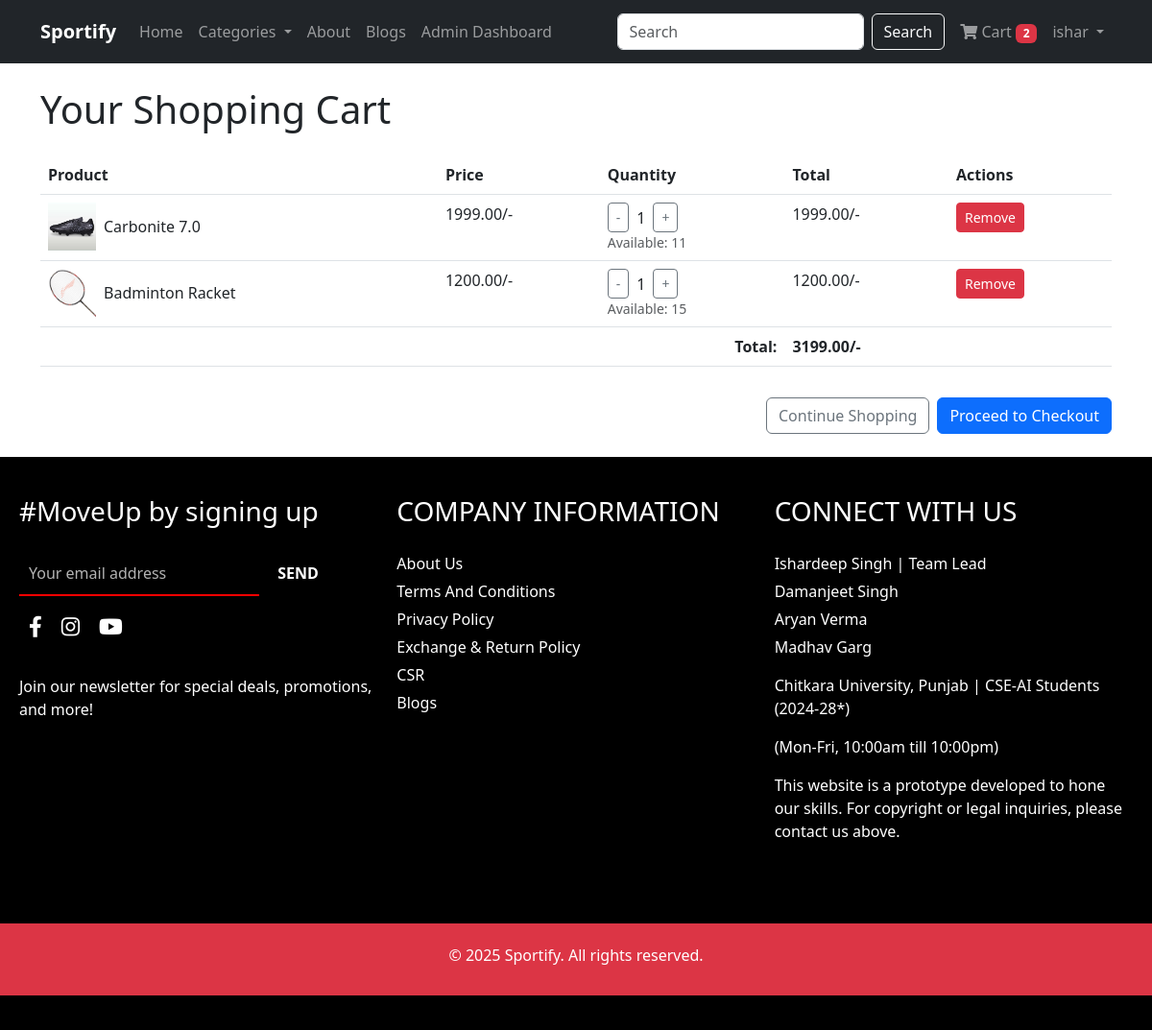
The page /cart/ (signed in) on the database as committed earlier.
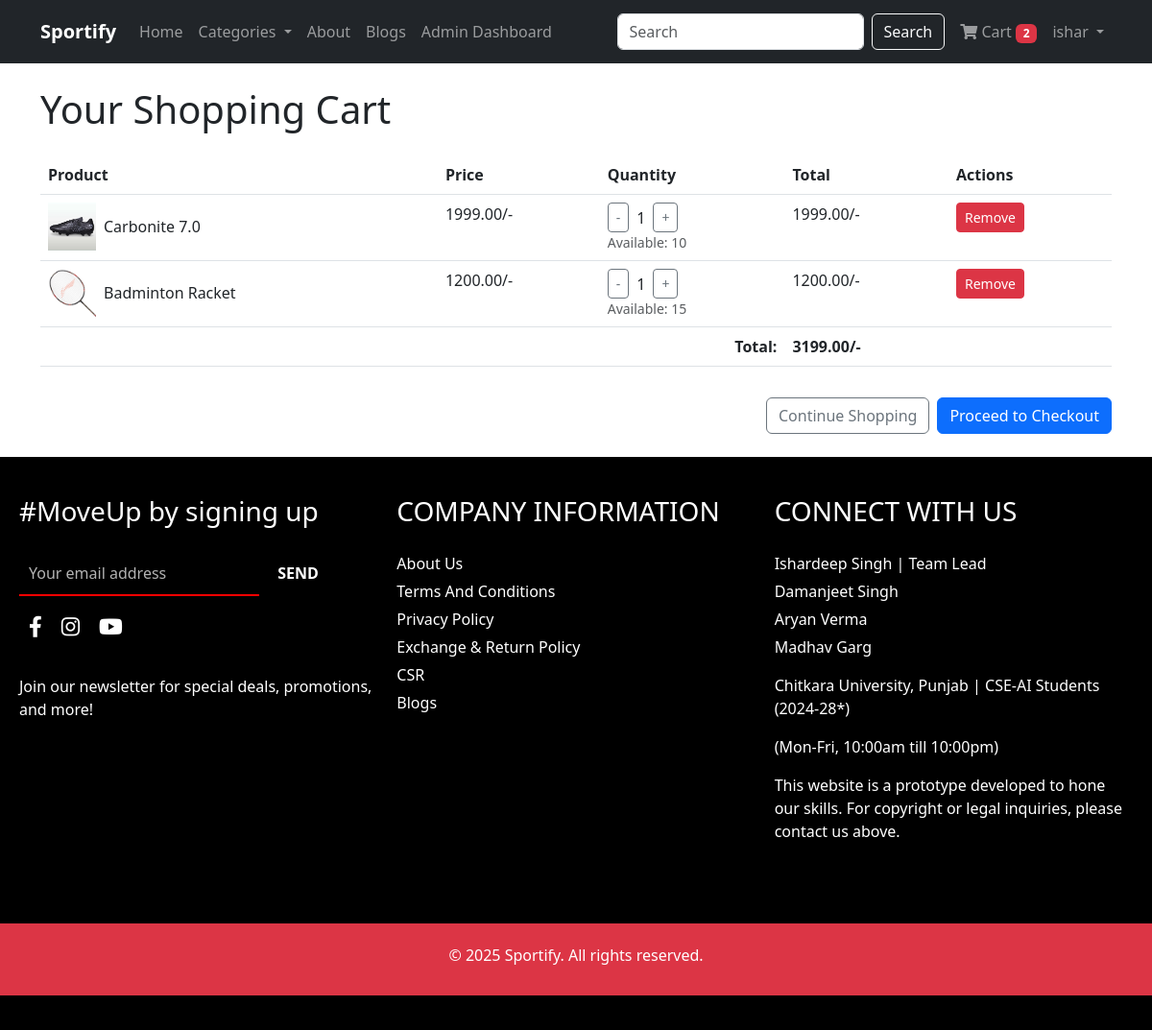
The same page on the database as committed later.
### cart_app/models.py (models this page shows, shortened)
class CartItem(models.Model):
    user = models.ForeignKey(User, on_delete=models.CASCADE)
    product = models.ForeignKey(Product, on_delete=models.CASCADE)
    quantity = models.IntegerField(default=1, validators=[MinValueValidator(1)])
    created_at = models.DateTimeField(auto_now_add=True)
    def get_total_price(self):
        return self.product.price * self.quantity

class Product(models.Model):
    category = models.ForeignKey(Category, on_delete=models.CASCADE, related_name='products')
    title = models.CharField(max_length=200)
    description = models.TextField()
    price = models.DecimalField(max_digits=10, decimal_places=2)
    stock = models.IntegerField(default=0, validators=[MinValueValidator(0)])
    image = models.ImageField(upload_to='products/')
    created_at = models.DateTimeField(auto_now_add=True)
    updated_at = models.DateTimeField(auto_now=True)
    def get_formatted_price(self):
        return f"{self.price}/-"

### cart_app/views.py (the view)
# urls.py: path('cart/', views.cart, name='cart'),
@login_required
def cart(request):
    cart_items = CartItem.objects.filter(user=request.user)
    total = sum(item.get_total_price() for item in cart_items)
    return render(request, 'cart_app/cart.html', {
        'cart_items': cart_items,
        'total': total
    })

### cart_app/context_processors.py (called while the page is built)
def cart_count(request):
    count = 0
    if request.user.is_authenticated:
        count = CartItem.objects.filter(user=request.user).count()
    return {'cart_count': count}

def categories_processor(request):
    categories = Category.objects.all()
    return {'categories': categories}

def featured_products(request):
    featured = list(Product.objects.all().order_by('?')[:8])
    return {'featured_products': featured}

### user_app/context_processors.py (called while the page is built)
def user_address(request):
    address = None
    if request.user.is_authenticated:
        try:
            address = Address.objects.get(user=request.user)
        except Address.DoesNotExist:
            pass
    return {'address': address}

### templates/cart_app/cart.html (shortened to what this page needs)
{% extends 'base.html' %}
{% block content %}
<h1 class="mb-4">Your Shopping Cart</h1>
{% if cart_items %}
<div class="table-responsive">
    <table class="table table-hover">
        <thead>
            <tr>
                <th>Product</th>
                <th>Price</th>
                <th>Quantity</th>
                <th>Total</th>
                <th>Actions</th>
            </tr>
        </thead>
        <tbody>
            {% for item in cart_items %}
            <tr>
                <td>
                    <div class="d-flex align-items-center">
                        <img src="{{ item.product.image.url }}" alt="{{ item.product.title }}" style="width: 50px; height: 50px; object-fit: cover;" class="me-2">
                        {{ item.product.title }}
                    </div>
                </td>
                <td>{{ item.product.get_formatted_price }}</td>
                <td>
                    <div class="d-flex align-items-center">
                        <form method="post" action="{% url 'update_cart' item.id %}" class="me-2">
                            <button type="submit" class="btn btn-sm btn-outline-secondary">-</button>
                        </form>
                        <span>{{ item.quantity }}</span>
                        <form method="post" action="{% url 'update_cart' item.id %}" class="ms-2">
                            <button type="submit" class="btn btn-sm btn-outline-secondary" {% if item.quantity >= item.product.stock %}disabled{% endif %}>+</button>
                        </form>
                    </div>
                    <small class="text-muted d-block">Available: {{ item.product.stock }}</small>
                </td>
                <td>{{ item.get_total_price }}/-</td>
                <td>
                    <form method="post" action="{% url 'update_cart' item.id %}">
                        <button type="submit" class="btn btn-sm btn-danger">Remove</button>
                    </form>
                </td>
            </tr>
            {% endfor %}
        </tbody>
        <tfoot>
            <tr>
                <td colspan="3" class="text-end"><strong>Total:</strong></td>
                <td><strong>{{ total }}/-</strong></td>
                <td></td>
            </tr>
        </tfoot>
    </table>
</div>
<div class="d-flex justify-content-end mt-3">
    <a href="{% url 'index' %}" class="btn btn-outline-secondary me-2">Continue Shopping</a>
    <a href="{% url 'checkout' %}" class="btn btn-primary">Proceed to Checkout</a>
</div>
{% endif %}
{% endblock %}

Rows that differ between the two databases and show on the page:
changed through a linked row, CartItem "Carbonite 7.0": product.stock "11" → "10"
